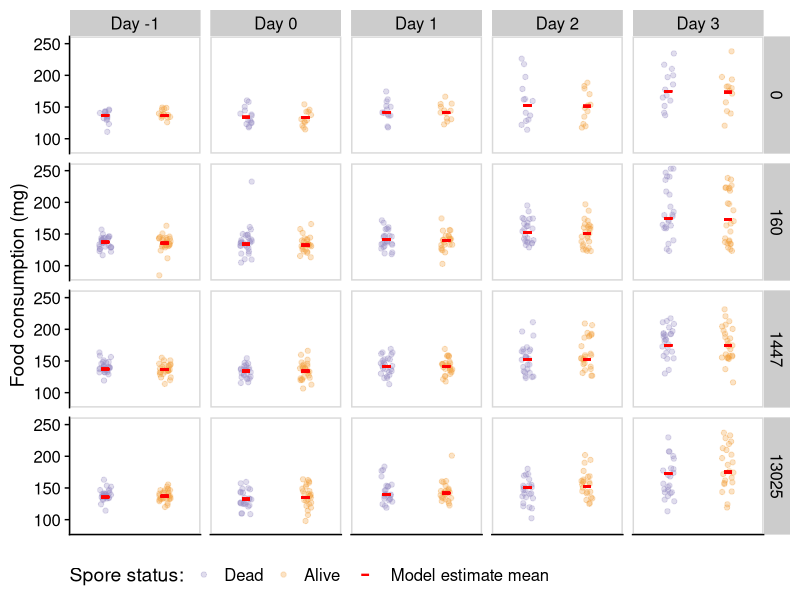

Write R code to recreate this figure. (Note: this script raises an error after producing the figure.)
# Thesis Script - Data Visualization
# Plots
# IR Moodie
# Last Modified = 20/04/2020

# ---- Start ----

rm(list=ls()) # clear environment

# ---- Packages ----

library(survival) # survival objects
library(survminer) # ggplot2 plotting of surv objects
library(cowplot) # plot themes
library(lme4)
library(tidyverse) # the good stuff

# ---- Data Import ----

exp1 <- read_csv("exp1.csv", na = "na") # Experiment 1 dataset
exp2 <- read_csv("exp2.csv", na = "na") # Experiment 2 dataset
exp3 <- read_csv("exp2_effective_f.csv", na = "na") # Modified Exp 2 dataset so day is now equal to feeding day so a day where no food was give is not counted (gave up trying to do this in R so done manually)

# ---- Data tidying ----

consump1 <- gather(exp1, key = "day", value = "consumption", f0:f4) %>%
  separate(day,into=c("junk", "day"),-1) %>% 
  mutate(day = as.numeric(day)) %>%
  select(-mass_i, -mass_f, -junk, -survival, -censored) # transform consumption dataset from wide to long

consump1$day_f <- factor(consump1$day) %>%
  fct_recode("Day -1" = "0", "Day 0" = "1", "Day 1" = "2", "Day 2" = "3", "Day 3" = "4") # change day names

consump1$fungus_ordered <- factor(consump1$fungus, levels = c("dead", "alive")) # change order of fungal treatments
consump1$fungus_ordered <- fct_recode(consump1$fungus_ordered, "Dead" = "dead", "Alive" = "alive")
  
consump2 <- gather(exp2, key = "day", value = "consumption", f0:f4) %>%
  separate(day,into=c("junk", "day"),-1) %>% 
  mutate(day = as.numeric(day)) %>%
  select(-junk, -survival, -censored) %>%
  filter(feeding == "constant") # wide to long for exp 2

consump2$day_f <- factor(consump2$day) %>%
  fct_recode("Day -1" = "0", "Day 1" = "1", "Day 2" = "2", "Day 3" = "3", "Day 4" = "4")

consump2$method_f <- fct_recode(consump2$method, "Injection" = "injection", "Topical" = "spray") # capitalise for increased pretty-ness

consump2$fungus_ordered <- factor(consump2$fungus, levels = c("control", "alive")) # match order with previous graphs
consump2$fungus_ordered <- fct_recode(consump2$fungus_ordered, "Control" = "control", "Fungal isolate" = "alive")

consump2noday4 <- consump2 %>%
  filter(day != 4)

consump3 <- gather(exp3, key = "day", value = "consumption", f0:f4) %>%
  separate(day,into=c("junk", "day"),-1) %>% 
  mutate(day = as.numeric(day)) %>%
  select(-junk, -survival, -censored) %>%
  filter(method == "spray", day != 3, day != 4)
  
consump3$day_f <- factor(consump3$day) %>%
  fct_recode("Feeding day -1" = "0", "Feeding day 0" = "1", "Feeding day 1" = "2") # set day to effective feeding day
consump3$feeding_f <- fct_recode(consump3$feeding, "Constant" = "constant", "Starved" = "starved") # better titles
consump3$fungus_ordered <- factor(consump3$fungus, levels = c("control", "alive")) # sort order
consump3$fungus_ordered <- fct_recode(consump3$fungus_ordered, "Control" = "control", "Fungal isolate" = "alive")

survival1 <- exp1 %>%
  select(-mass_i, -mass_f, -f0, -f1, -f2, -f3, -f4) # survival data of interest in exp1

survival2 <- exp2 %>%
  filter(feeding == "constant") %>%
  select(-f0, -f1, -f2, -f3, -f4) # survival data of interest in exp2

survival2$method_f <- fct_recode(survival2$method, "Injection" = "injection", "Topical" = "spray")

survival3 <- exp2 %>%
  filter(method == "spray") %>%
  select(-f0, -f1, -f2, -f3, -f4) # survival data of interest in exp3

survival3$feeding_f <- fct_recode(survival3$feeding, "Constant" = "constant", "Starved" = "starved")

mass1 <- exp1 %>%
  select(-survival, -censored, -label)

mass1$mass_diff <- mass1$mass_f-mass1$mass_i
mass1$f_total <- mass1$f0+mass1$f1+mass1$f2+mass1$f3+mass1$f4
mass1$fungus <- factor(mass1$fungus, levels = c("dead", "alive")) # sort order
mass1$fungus <- fct_recode(mass1$fungus, "Dead" = "dead", "Alive" = "alive")

# ---- Consumption Plot Exp 1 ----

consump1model <- lmer(log(consumption)~factor(day)+(1|id), data = consump1) # maximum model
consump1$pred <- predict(consump1model, newdata = consump1)

consump1 <- consump1 %>%
  group_by(day_f,fungus_ordered,spore) %>%
  mutate(predmean = mean(pred))
  

ggconsump1 <- ggplot(consump1, aes(y = consumption, x = fungus_ordered, colour = fungus_ordered)) + # setup objecy
  geom_jitter(height = 0, width = 0.1, alpha = 0.3) + # add points with jitter and alpha values
  geom_point(aes(y = exp(predmean), colour = "Model estimate mean"), shape = "-", size = 8) +
  scale_color_manual(values=c("#998ec3", "#f1a340", "red")) + # set colours to match theme
  labs(y = "Food consumption (mg)", colour = "Spore status:") +
  facet_grid(spore~day_f) + # facet by spore and day
  theme_half_open() + # cowplot pretty +1
  panel_border() + # more cowplot pretty
  theme(legend.position = "bottom") +
  theme(axis.title.x=element_blank(),
        axis.text.x=element_blank(),
        axis.ticks.x=element_blank())
        #axis.title.y=element_blank()) # remove x axis text, ticks and title as well as Y title (titles added after)

ggconsump1 # show graph

ggsave("Consumption_Experiment_1.png",
       plot = ggconsump1,
       path = "figs",
       dpi = "retina",
       width = 8,
       height = 6,
       type = "cairo") # export graph

# ---- Consumption Plot Exp 2 ----

consump2model <- lmer(log(consumption)~factor(day)*method*fungus+(1|id), data = consump2noday4)
consump2noday4$pred <- predict(consump2model, newdata = consump2noday4)

consump2noday4 <- consump2noday4 %>%
  group_by(day_f,fungus_ordered,method_f) %>%
  mutate(predmean = mean(pred))

ggconsump2 <- ggplot(consump2, aes(y = consumption, x = fungus_ordered, colour = fungus_ordered)) + # setup object
  geom_jitter(height = 0, width = 0.1, alpha = 0.3) + # add points with jitter and alpha values
  geom_point(data = consump2noday4, aes(y = exp(predmean)),colour = "red", shape = "-", size = 8) +
  scale_color_manual(values=c("#998ec3", "#f1a340")) + # add theme colours
  labs(y = "Food consumption (mg)", colour = "Treatment:") +
  facet_grid(method_f~day_f) + # facet by method and day
  theme_half_open() + # pretty +1
  panel_border() + # pretty +2
  theme(legend.position = "bottom") + # get rid of legend (added after)
  theme(axis.title.x=element_blank(),
        axis.text.x=element_blank(),
        axis.ticks.x=element_blank())
       # axis.title.y=element_blank()) # remove x elements and y axis title (added after)

ggconsump2 # show graph (DAY 0 is added after)

ggsave("Consumption_Experiment_2.png",
       plot = ggconsump2,
       path = "figs",
       dpi = "retina", 
       width = 8,
       height = 3.5,
       type = "cairo") # export graph

# ---- Consumption Plot Exp 3 ----

consump3model <- lmer(consumption~factor(day)*feeding_f*fungus_ordered+(1|id), data = consump3)
consump3$pred <- predict(consump3model, newdata = consump3)

consump3 <- consump3 %>%
  group_by(day_f,fungus_ordered,feeding_f) %>%
  mutate(predmean = mean(pred))


ggconsump3 <- ggplot(consump3, aes(y = consumption, x = fungus_ordered, colour = fungus_ordered)) + # setup object
  geom_jitter(height = 0, width = 0.1, alpha = 0.5) + # add points with jitter and alpha
  geom_point(aes(y = predmean),colour = "red", shape = "-", size = 8) +
  scale_color_manual(values=c("#998ec3", "#f1a340")) + # add theme colours
  labs(y = "Food consumption (mg)", colour = "Treatment:") +
  facet_grid(feeding_f~day_f) + # facet by feeding regime and day
  theme_half_open() + # cowplot pretty-ness
  panel_border() + # more pretty-ness
  theme(legend.position = "bottom") + # remove legend (added later)
  theme(axis.title.x=element_blank(),
        axis.text.x=element_blank(),
        axis.ticks.x=element_blank())
     #   axis.title.y=element_blank()) # x ticks and titles remove and added later

ggconsump3 # show graph

ggsave("Consumption_Experiment_3.png",
       plot = ggconsump3,
       path = "figs",
       dpi = "retina",
       width = 5.2,
       height = 3.5,
       type = "cairo") # export

# ---- Surivial Plot Exp 1 ----

spore.labs <- c("0","160","1447","13025") # create labels so that plots appear in order
names(spore.labs) <- c("a", "b", "c", "d") # add abcd so that label column can be used later

ggsurv1 <- ggsurvplot(
  fit = survfit(Surv(survival, censored) ~ fungus+label, data = survival1), # surv obj
  data = survival1,
  ylab = "Survival probability",
  xlab = "Days after injection",
  conf.int = FALSE,
  ylim = c(0, 1),
  palette = alpha(c("#f1a340", "#f1a340", "#f1a340", "#f1a340", "#998ec3", "#998ec3", "#998ec3", "#998ec3"),
                  c(0.7,0.7,0.7,0.7,0.7,0.7,0.7,0.7)) # colour scheme + alpha (v messy but works)
)

ggsurv1 <- ggsurv1$plot + # use ggplot to theme using cowplot
  theme_half_open() +
  background_grid() +
  panel_border() +
  scale_x_continuous(breaks = seq(from = 0, to = 10, by = 2)) +
  scale_y_continuous(breaks = seq(from = 0, to = 1, by = 0.2)) +
  facet_grid(cols = vars(label), labeller = labeller(label = spore.labs)) + # use labeller feature set up previously
  theme(legend.position = "none")

ggsurv1 # show plot

ggsave("Survival_Experiment_1.png", # export plot
       plot = ggsurv1,
       path = "figs",
       dpi = "retina",
       width = 8, 
       height = 2.5,
       type = "cairo")

# ---- Survival Plot Exp 2 ----

ggsurv2 <- ggsurvplot(
  fit = survfit(Surv(survival, censored) ~ method_f+fungus, data = survival2), # surv obj
  data = survival2,
  xlab = "Days after injection", 
  ylab = "Survival probability",
  conf.int = FALSE,
  ylim = c(0, 1),
  palette = alpha(c("#f1a340", "#998ec3", "#f1a340", "#998ec3"), # themeing
                  c(0.7,0.7,0.7,0.7))
)

ggsurv2 <- ggsurv2$plot + # use ggplot for themeing
  theme_half_open() +
  background_grid() +
  panel_border() +
  scale_x_continuous(breaks = seq(from = 0, to = 10, by = 2)) +
  scale_y_continuous(breaks = seq(from = 0, to = 1, by = 0.2)) +
  facet_grid(cols = vars(method_f)) +
  theme(legend.position = "none")

ggsurv2 # show plot

ggsave("Survival_Experiment_2.png", # export plot
       plot = ggsurv2,
       path = "figs",
       dpi = "retina",
       width = 4.5,
       height = 2.5,
       type = "cairo")

# ---- Survival Plot Exp 3 ----

ggsurv3 <- ggsurvplot(
  fit = survfit(Surv(survival, censored) ~ feeding_f+fungus, data = survival3),
  data = survival3,
  xlab = "Days after injection", 
  ylab = "Survival probability",
  conf.int = FALSE,
  ylim = c(0, 1),
  palette = alpha(c("#f1a340", "#998ec3", "#f1a340", "#998ec3"),
                  c(0.7,0.7,0.7,0.7))
)

ggsurv3 <- ggsurv3$plot +
  theme_half_open() +
  background_grid() +
  panel_border() +
  scale_x_continuous(breaks = seq(from = 0, to = 10, by = 2)) +
  scale_y_continuous(breaks = seq(from = 0, to = 1, by = 0.2)) +
  facet_grid(cols = vars(feeding_f)) +
  theme(legend.position = "none")

ggsurv3

ggsave("Survival_Experiment_3.png",
       plot = ggsurv3,
       path = "figs",
       dpi = "retina",
       width = 4.5,
       height = 2.5,
       type = "cairo")

# ---- Mass Plot Exp 1 ----

mass1_lm1 <- lm(mass_diff~f_total*fungus*factor(spore), data = mass1) # plot full model
summary(mass1_lm1) 
plot_model(mass1_lm1, type = "diag") 

mass1_lm2 <- update(mass1_lm1,~. -f_total:fungus:factor(spore)) # remove interaction
summary(mass1_lm2) # std, error of fungus is huge
plot_model(mass1_lm2, type = "diag") # diag seems better

mass1_lm3 <- update(mass1_lm2,~. -fungus:factor(spore)) # remove fungus
summary(mass1_lm3) # all sig with decent effect size of mass_diff - most likely best model
plot_model(mass1_lm3, type = "diag") # all fine

mass1_lm4 <- update(mass1_lm3,~. -f_total:factor(spore))
summary(mass1_lm4)

mass1_lm5 <- update(mass1_lm4,~. -f_total:fungus)
summary(mass1_lm5)

mass1_lm6 <- update(mass1_lm5,~. -factor(spore))
summary(mass1_lm6)

mass1_lm7 <- update(mass1_lm6,~. -fungus)
summary(mass1_lm7)

AICc(mass1_lm1,mass1_lm2,mass1_lm3,mass1_lm4,mass1_lm5,mass1_lm6,mass1_lm7) # confirm with AIC

massmodsum <- model.sel(mass1_lm1,mass1_lm2,mass1_lm3,mass1_lm4,mass1_lm5,mass1_lm6,mass1_lm7)
massmodavg <- model.avg(massmodsum, subset = delta <2, fit = TRUE)
summary(massmodavg)

mass1$pred <- 1
mass1 <- mass1 %>%
  drop_na()

masspred1 <- predict(massmodavg, newdata = mass1, se = TRUE)
mass1$pred <- masspred1$fit
mass1$se <- masspred1$se.fit

ggmass1 <- ggplot(data = mass1, aes(x = f_total, y = mass_diff)) +
  geom_point(alpha = 0.3, aes(colour = fungus)) +
  geom_ribbon(aes(ymin = (pred-1.96*se), ymax = (pred+1.96*se), fill = fungus, colour = NULL), alpha = 0.15) +
  geom_line(aes(y = pred, colour = fungus)) +
  scale_color_manual(values=c("#998ec3","#f1a340")) +
  scale_fill_manual(values=c("#998ec3","#f1a340")) +
  labs(y = "Mass increase (mg)",
       x = "Total food consumption (mg)") +
  #facet_grid(spore~fungus) +
  theme_half_open() +
  panel_border() +
  theme(legend.position = "none")

ggmass1

ggsave("Mass_Experiment_1.png",
       plot = ggmass1,
       path = "figs",
       dpi = "retina",
       width = 6,
       height = 5,
       type = "cairo")

# ---- Agar Plates ----

agar2 <- read_csv("agartrial.csv")

ggagar <- ggplot(data = agar2, aes(x = treatment, y = prop_no_growth)) +
  geom_bar(stat = "identity", aes(fill = treatment)) +
  geom_errorbar(aes(ymin=l_ci, ymax=u_ci), size=.3, width=.2) +
  scale_fill_manual(values=c("#998ec3", "#f1a340")) +
  theme_half_open() +
  labs(y = "Proportion with no growth",
       x = "Treatment") +
  theme(legend.position = "none")

prop.test(x = c(9, 3), n = c(9, 9), conf.level = 0.95)

binom.test(x = c(3,6), p = 0.5)

ggagar

ggsave("Agar_Plot.png",
       plot = ggagar,
       path = "figs",
       dpi = "retina",
       width = 4,
       height = 4,
       type = "cairo")

# ---- End ----
  
